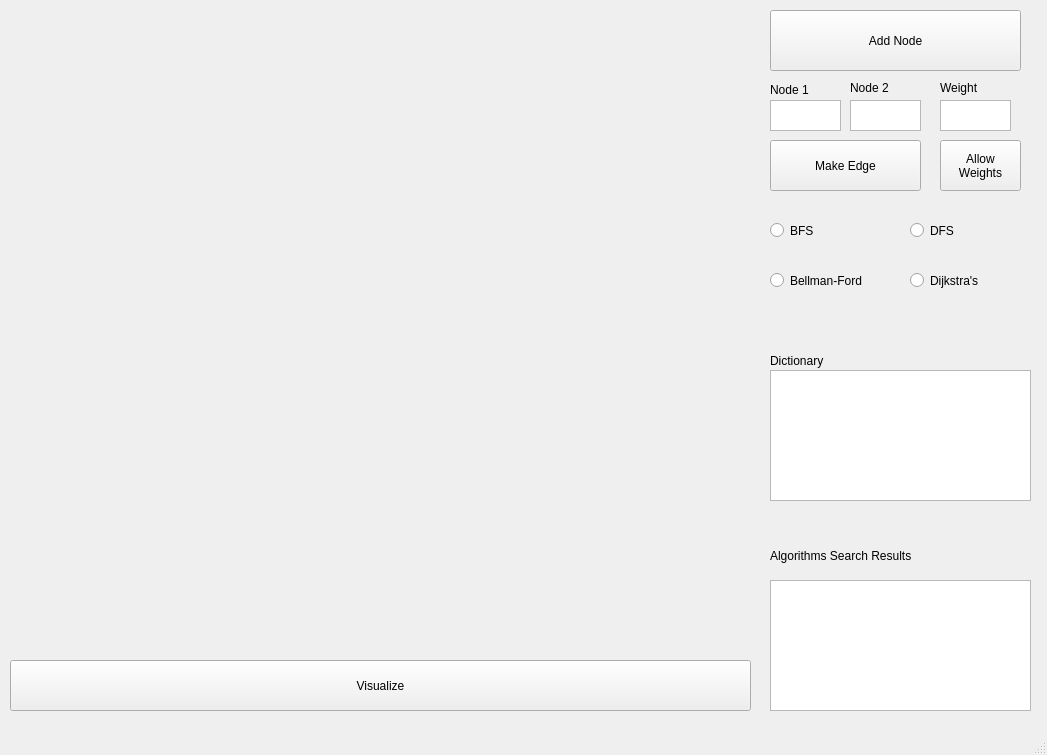
<?xml version="1.0" encoding="UTF-8"?>
<ui version="4.0">
 <class>MainWindow</class>
 <widget class="QMainWindow" name="MainWindow">
  <property name="geometry">
   <rect>
    <x>0</x>
    <y>0</y>
    <width>1047</width>
    <height>755</height>
   </rect>
  </property>
  <property name="windowTitle">
   <string>MainWindow</string>
  </property>
  <widget class="QWidget" name="centralwidget">
   <widget class="QWidget" name="verticalLayoutWidget">
    <property name="geometry">
     <rect>
      <x>10</x>
      <y>10</y>
      <width>741</width>
      <height>641</height>
     </rect>
    </property>
    <layout class="QVBoxLayout" name="verticalLayout"/>
   </widget>
   <widget class="QPushButton" name="add_node_Button">
    <property name="geometry">
     <rect>
      <x>770</x>
      <y>10</y>
      <width>251</width>
      <height>61</height>
     </rect>
    </property>
    <property name="text">
     <string>Add Node</string>
    </property>
   </widget>
   <widget class="QPlainTextEdit" name="enter_First_nodeName_edge_TextField">
    <property name="geometry">
     <rect>
      <x>770</x>
      <y>100</y>
      <width>71</width>
      <height>31</height>
     </rect>
    </property>
   </widget>
   <widget class="QPlainTextEdit" name="enter_Second_nodeName_edge_TextField">
    <property name="geometry">
     <rect>
      <x>850</x>
      <y>100</y>
      <width>71</width>
      <height>31</height>
     </rect>
    </property>
   </widget>
   <widget class="QPushButton" name="make_edge_Button">
    <property name="geometry">
     <rect>
      <x>770</x>
      <y>140</y>
      <width>151</width>
      <height>51</height>
     </rect>
    </property>
    <property name="text">
     <string>Make Edge</string>
    </property>
   </widget>
   <widget class="QLabel" name="label_2">
    <property name="geometry">
     <rect>
      <x>770</x>
      <y>80</y>
      <width>71</width>
      <height>20</height>
     </rect>
    </property>
    <property name="text">
     <string>Node 1</string>
    </property>
   </widget>
   <widget class="QLabel" name="label_3">
    <property name="geometry">
     <rect>
      <x>850</x>
      <y>80</y>
      <width>71</width>
      <height>16</height>
     </rect>
    </property>
    <property name="text">
     <string>Node 2</string>
    </property>
   </widget>
   <widget class="QTextEdit" name="dictionary_viewer_TextEdit">
    <property name="geometry">
     <rect>
      <x>770</x>
      <y>370</y>
      <width>261</width>
      <height>131</height>
     </rect>
    </property>
   </widget>
   <widget class="QPushButton" name="visualize_Button">
    <property name="geometry">
     <rect>
      <x>10</x>
      <y>660</y>
      <width>741</width>
      <height>51</height>
     </rect>
    </property>
    <property name="text">
     <string>Visualize</string>
    </property>
   </widget>
   <widget class="QRadioButton" name="bfs_radioButton">
    <property name="geometry">
     <rect>
      <x>770</x>
      <y>210</y>
      <width>101</width>
      <height>41</height>
     </rect>
    </property>
    <property name="text">
     <string>BFS</string>
    </property>
   </widget>
   <widget class="QRadioButton" name="dijkstra_radioButton">
    <property name="geometry">
     <rect>
      <x>910</x>
      <y>260</y>
      <width>111</width>
      <height>41</height>
     </rect>
    </property>
    <property name="text">
     <string>Dijkstra's</string>
    </property>
   </widget>
   <widget class="QRadioButton" name="ballman_ford_radioButton">
    <property name="geometry">
     <rect>
      <x>770</x>
      <y>260</y>
      <width>131</width>
      <height>41</height>
     </rect>
    </property>
    <property name="text">
     <string>Bellman-Ford</string>
    </property>
   </widget>
   <widget class="QRadioButton" name="dfs_radioButton">
    <property name="geometry">
     <rect>
      <x>910</x>
      <y>210</y>
      <width>101</width>
      <height>41</height>
     </rect>
    </property>
    <property name="text">
     <string>DFS</string>
    </property>
   </widget>
   <widget class="QPushButton" name="allow_weight_Button">
    <property name="geometry">
     <rect>
      <x>940</x>
      <y>140</y>
      <width>81</width>
      <height>51</height>
     </rect>
    </property>
    <property name="text">
     <string>Allow 
Weights</string>
    </property>
   </widget>
   <widget class="QPlainTextEdit" name="edge_weight_TextField">
    <property name="geometry">
     <rect>
      <x>940</x>
      <y>100</y>
      <width>71</width>
      <height>31</height>
     </rect>
    </property>
   </widget>
   <widget class="QLabel" name="label_4">
    <property name="geometry">
     <rect>
      <x>940</x>
      <y>80</y>
      <width>71</width>
      <height>16</height>
     </rect>
    </property>
    <property name="text">
     <string>Weight</string>
    </property>
   </widget>
   <widget class="QLabel" name="label">
    <property name="geometry">
     <rect>
      <x>770</x>
      <y>350</y>
      <width>141</width>
      <height>21</height>
     </rect>
    </property>
    <property name="text">
     <string>Dictionary</string>
    </property>
   </widget>
   <widget class="QTextEdit" name="algorithms_results_viewer_TextEdit">
    <property name="geometry">
     <rect>
      <x>770</x>
      <y>580</y>
      <width>261</width>
      <height>131</height>
     </rect>
    </property>
   </widget>
   <widget class="QLabel" name="label_5">
    <property name="geometry">
     <rect>
      <x>770</x>
      <y>545</y>
      <width>211</width>
      <height>21</height>
     </rect>
    </property>
    <property name="text">
     <string>Algorithms Search Results</string>
    </property>
   </widget>
  </widget>
  <widget class="QMenuBar" name="menubar">
   <property name="geometry">
    <rect>
     <x>0</x>
     <y>0</y>
     <width>1047</width>
     <height>18</height>
    </rect>
   </property>
  </widget>
  <widget class="QStatusBar" name="statusbar"/>
 </widget>
 <resources/>
 <connections/>
</ui>
